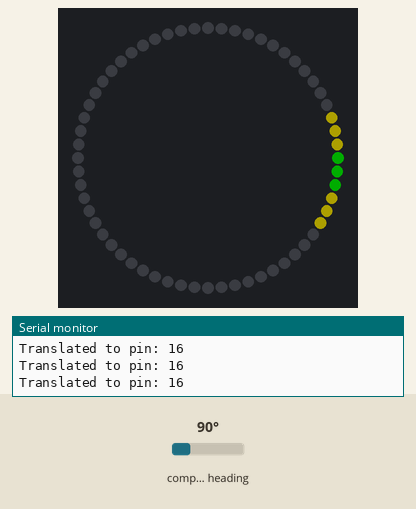
Recording of a sketch running on a simulated Arduino Uno, built with avr-gcc and run on an emulated ATmega328P. Shown: 60 RGB LEDs in a ring, first at the top, clockwise, the last lines printed to the serial monitor. Inputs (shaded band) come from the test bench; at power-on: compass heading 90°. Dim RGB values are drawn brighter than linear.

Above: at 1.3 s.
1.4 s: compass heading set to 7°
At 2.4 s:
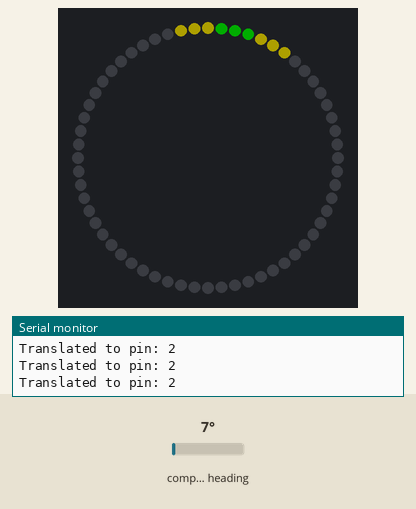
2.9 s: compass heading set to 180°
At 3.3 s:
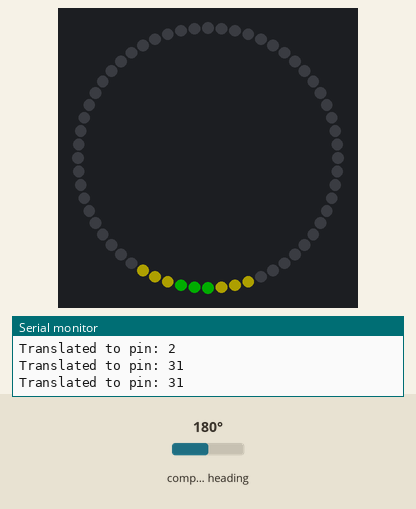
4.4 s: compass heading set to 269°
At 5.5 s:
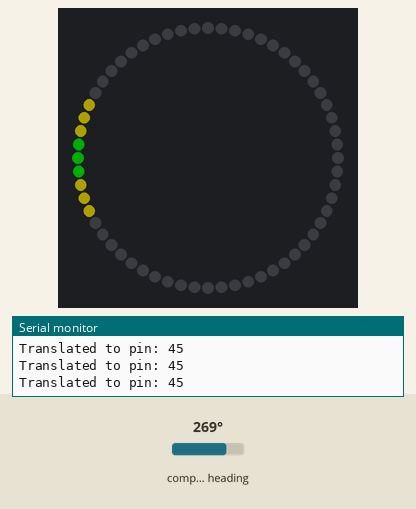
Timing chart, 0 to 7.4 s (numbered marks = the images above; inputs shaded):
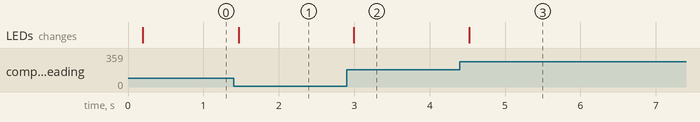

The sketch:

ArduinoCompassLEDRing.ino
```cpp
#include <Adafruit_NeoPixel.h>
#include <Wire.h>
#include <Adafruit_Sensor.h>
#include <Adafruit_HMC5883_U.h>
#ifdef __AVR__
  #include <avr/power.h>
#endif
#define PIN        6
#define NUMPIXELS 60
#define addr 0x1E //I2C Address for The HMC5883
#define DELAYVAL 250

// logging
#define SHOULD_LOG_COMPASS false
#define SHOULD_LOG_LED_RING true

/* Assign a unique ID to this sensor at the same time */
Adafruit_HMC5883_Unified mag = Adafruit_HMC5883_Unified(12345);
Adafruit_NeoPixel pixels(NUMPIXELS, PIN, NEO_GRB + NEO_KHZ800);

void setup() {
#if defined(__AVR_ATtiny85__) && (F_CPU == 16000000)
  clock_prescale_set(clock_div_1);
#endif

  Serial.begin(9600);
  Serial.println("HMC5883 Magnetometer Test"); Serial.println("");
  // ===============================
  // Initialize compass module
  // ===============================
  if(!mag.begin())
  {
    /* There was a problem detecting the HMC5883 ... check your connections */
    Serial.println("Ooops, no HMC5883 detected ... Check your wiring!");
    while(1);
  }

  /* Display some basic information on this sensor */
  sensor_t sensor;
  mag.getSensor(&sensor);
  Serial.println("------------------------------------");
  Serial.print  ("Sensor:       "); Serial.println(sensor.name);
  Serial.print  ("Driver Ver:   "); Serial.println(sensor.version);
  Serial.print  ("Unique ID:    "); Serial.println(sensor.sensor_id);
  Serial.print  ("Max Value:    "); Serial.print(sensor.max_value); Serial.println(" uT");
  Serial.print  ("Min Value:    "); Serial.print(sensor.min_value); Serial.println(" uT");
  Serial.print  ("Resolution:   "); Serial.print(sensor.resolution); Serial.println(" uT");
  Serial.println("------------------------------------");
  Serial.println("");


  // ===============================
  // Initialize LED ring module
  // ===============================
  pixels.begin();
  pixels.setBrightness(50);
}

float getRatioOfDegrees() {
  /* Get a new sensor event */
  sensors_event_t event;
  mag.getEvent(&event);

  if (SHOULD_LOG_COMPASS) {
    /* Display the results (magnetic vector values are in micro-Tesla (uT)) */
    Serial.print("X: "); Serial.print(event.magnetic.x); Serial.print("  ");
    Serial.print("Y: "); Serial.print(event.magnetic.y); Serial.print("  ");
    Serial.print("Z: "); Serial.print(event.magnetic.z); Serial.print("  ");Serial.println("uT");
  }

  // Hold the module so that Z is pointing 'up' and you can measure the heading with x&y
  // Calculate heading when the magnetometer is level, then correct for signs of axis.
  float heading = atan2(event.magnetic.y, event.magnetic.x);

  // Once you have your heading, you must then add your 'Declination Angle', which is the 'Error' of the magnetic field in your location.
  // Find yours here: http://www.magnetic-declination.com/
  // Mine is: -13* 2' W, which is ~13 Degrees, or (which we need) 0.22 radians
  // If you cannot find your Declination, comment out these two lines, your compass will be slightly off.
  float declinationAngle = 0.22;
  heading += declinationAngle;

  // Correct for when signs are reversed.
  if(heading < 0)
    heading += 2*PI;

  // Check for wrap due to addition of declination.
  if(heading > 2*PI)
    heading -= 2*PI;

  // Convert radians to degrees for readability.
  float headingDegrees = heading * 180/M_PI;
  if (SHOULD_LOG_COMPASS) {
    Serial.print("Heading (degrees): "); Serial.println(headingDegrees);
  }
  float ratio = headingDegrees / 360.0;
  return ratio;
}

void setAndFeatherPin(int centerPin, int centerPinAddlPixelWidthEachSide, int featherDistanceEachSide) {
  pixels.setPixelColor(centerPin, pixels.Color(0, 255, 0));

  for (int i = 1; i < centerPinAddlPixelWidthEachSide + 1; i++) {
    int leftTargetPin = (centerPin + NUMPIXELS - i) % NUMPIXELS;
    int rightTargetPin = (centerPin + i) % NUMPIXELS;
    pixels.setPixelColor(leftTargetPin, pixels.Color(0, 255, 0));
    pixels.setPixelColor(rightTargetPin, pixels.Color(0, 255, 0));
  }

  for (int i = 1; i < featherDistanceEachSide + 1; i++) {
    int leftTargetPin = (centerPin + NUMPIXELS - i - centerPinAddlPixelWidthEachSide) % NUMPIXELS;
    int rightTargetPin = (centerPin + i + centerPinAddlPixelWidthEachSide) % NUMPIXELS;
    pixels.setPixelColor(leftTargetPin, pixels.Color(255, 234, 0));
    pixels.setPixelColor(rightTargetPin, pixels.Color(255, 234, 0));
  }
}

void loop() {
  float ratio = getRatioOfDegrees();
  int truncatedPin = ((((int) (ratio * NUMPIXELS)) + NUMPIXELS) - 1) % NUMPIXELS;
  if (SHOULD_LOG_LED_RING) {
    Serial.print("Translated to pin: "); Serial.println(truncatedPin);
  }
  pixels.clear();
  setAndFeatherPin(truncatedPin, 1, 3);
  pixels.show();
  delay(DELAYVAL);
}
```

Measured:
- after the input at 1.4 s, the LEDs: change after 0.07 s (image 1)
- after the input at 2.9 s, the LEDs: change after 0.09 s (image 2)
- after the input at 4.4 s, the LEDs: change after 0.12 s (image 3)
